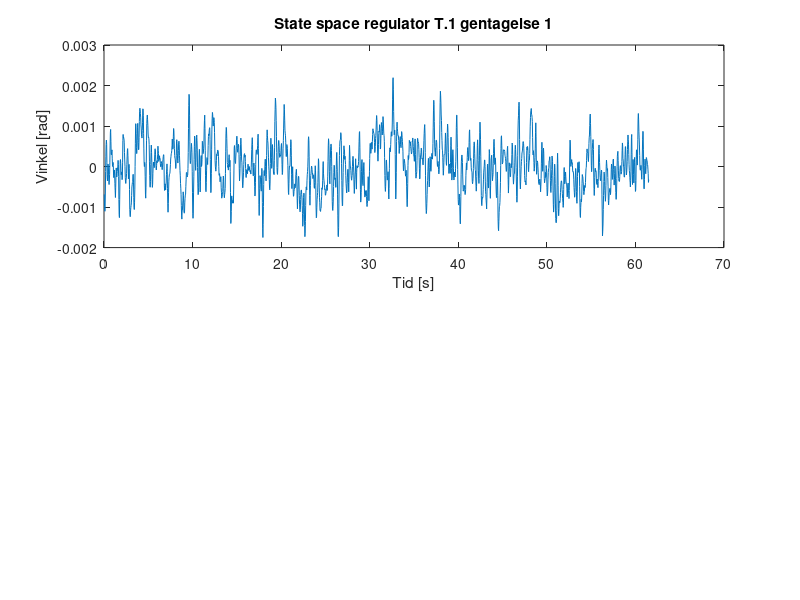

This figure's MATLAB source: (Note: this script raises an error after producing the figure.)
%Der er 30 ms mellem hver sampling
clc
clear all
close all

load('dataState.mat');


realdata=dataState(:,1);
stroem=dataState(:,2);

n=2050;
for i = 1:n
    tid(i) = 0.03 * i;
end

start=[0;0;0;0;0;0;0;0;0;0]
start(1)=1144
for i=2:10
    start(i)=start(i-1)+2050;
end

for i = 1:10
    data(:,i)=realdata(start(i):start(i)+2049);
    dataStroem(:,i)=stroem(start(i):start(i)+2049);
end

n=length(data)

for i = 1:10
    dataFilt(1,i) = data(1,i);
    dataFilt(2,i) = (data(1,i) + data(2,i))/2;
    dataFiltStroem(1,i) = dataStroem(1,i);
    dataFiltStroem(2,i) = (dataStroem(1,i) + dataStroem(2,i))/2;
end

for i = 1:10
    for ii=1:n-2
        dataFilt(ii+2,i)=(data(ii,i)+data(ii+1,i)+data(ii+2,i))/3;
        dataFiltStroem(ii+2,i)=(dataStroem(ii,i)+dataStroem(ii+1,i)+dataStroem(ii+2,i))/3;        
    end
end


temp = [0;0;0;0;0;0;0;0;0;0];

for i=1:10
    for ii=1:n
        temp(i) = temp(i) + dataFilt(ii,i);
    end
end


offset = temp/n;

tempStroem = [0;0;0;0;0;0;0;0;0;0];

for i=1:10
    for ii=1:n
        tempStroem(i) = tempStroem(i) + dataFiltStroem(ii,i);
    end
end


offsetStroem = tempStroem/n;


for i=1:10
    figure(i);
    subplot(2,1,1);
    plot(tid,dataFilt(:,i)-offset(i));
    a=sprintf('State space regulator T.1 gentagelse %d',i);
    title(a)
    ylabel("Vinkel [rad]");
    xlabel("Tid [s]");
    yline(0.0175);
    yline(-0.0175);
    subplot(2,1,2);
    plot(tid,dataFiltStroem(:,i)-offsetStroem(i));
    a=sprintf('Strøminput ved state space regulator T.1 gentagelse %d',i);
    title(a)
    ylabel("Strøm [A]");
    xlabel("Tid [s]");
end

temp=[0;0;0;0;0;0;0;0;0;0];
for i = 1:10
    for ii=1:n
        temp(i) = temp(i) + (dataFilt(ii,i)-offset(i))^2;
    end
end
var=[0;0;0;0;0;0;0;0;0;0];
for i = 1:10
    var(i) = 1/(n-1) * temp(i);
end

